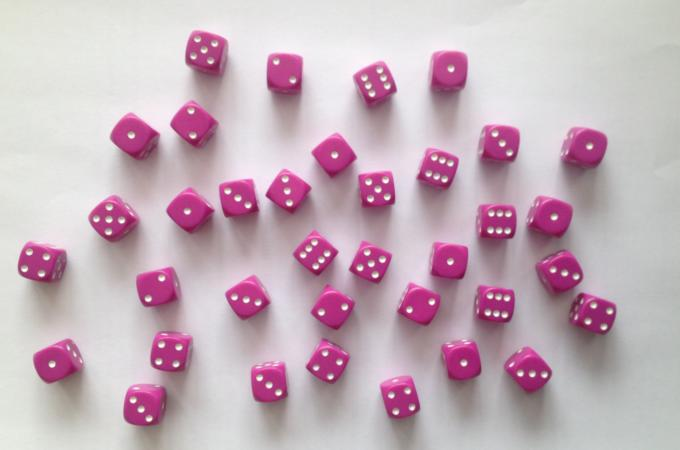
#> input picture _images/dices.jpg, 680 x 450 px, found by its file name
$ jupyter execute image_processing_practical_work_bonus.ipynb   (shell and % lines are left out)
#> lines starting #> are read from the running program, lines starting #| are printed output that depends on the picture; after the words box and inside, x2 and y2 are one past the last pixel; in counts of white or black regions, pixels touching at a corner belong together
# Practical Work Bonus: Play with dices

Python provides several great libraries that allow a wide range of operation on images. For further information, please read the tutorials of:
* [OpenCV](https://docs.opencv.org/3.0-beta/doc/py_tutorials/py_tutorials.html)
* [Scikit Image](http://scikit-image.org/docs/stable/auto_examples/index.html)

In this notebook, we just introduce a few classical image processing operations while playing with dices. The goal of the example is to count the total score one the dices, the answer being $113$.

[cell 1]
from PIL import Image
import numpy as np
import matplotlib.pyplot as plt
from matplotlib import cm
from scipy import ndimage
import pandas as pd
import os

You can download the image used in this example here (just right-click and download):

<cimg></cimg>

The following code will work if the image is located in the same directory as the notebook itself.

First, let's check if the file *"dices.jpg"* is in the current directory.

[cell 2]
path = "dices.jpg"
files = os.listdir("./")
if path in files:
    print("Ok, the file is in {0}".format(files))
else:
    print("The file is not in {0} , retry !".format(files))

Now let's read it using **Python Image Library (aka PIL)**:

[cell 3]
im = Image.open(path)
#> im is the input picture: PIL image 680x450 RGB; mean R, G, B 197.9, 176, 186.8
Nc, Nl = im.size
#> Nc = 680; Nl = 450
im = im.resize((Nc // 2, Nl // 2))
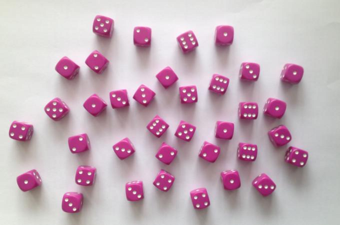
#> im: PIL image 340x225 RGB; mean R, G, B 197.9, 176, 186.8
fig, ax = plt.subplots()
ax.axis("off")
plt.imshow(im)
plt.show()

## Conversion to grayscale

[cell 4]
R, G, B = im.split()
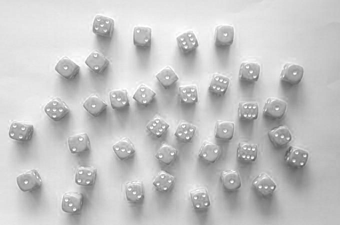
#> R: PIL image 340x225 L; min 85, max 255, mean 197.9
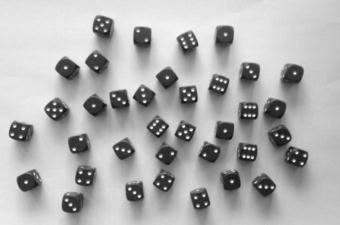
#> G: PIL image 340x225 L; min 17, max 253, mean 176
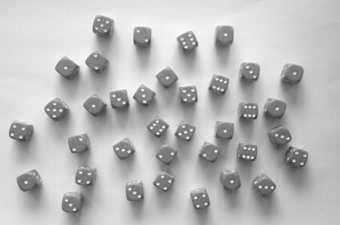
#> B: PIL image 340x225 L; min 59, max 255, mean 186.8
R = np.array(R)
G = np.array(G)
B = np.array(B)
R

[cell 5]
title_list = [
    "Red channel",
    "Green channel",
    "Blue channel",
]
fig, axs = plt.subplots(nrows=1, ncols=3)
fig.tight_layout(pad=3.0)
for i in range(3):
    axs[i].imshow(np.array(im)[:, :, i], cmap="gray")
    axs[i].title.set_text(title_list[i])

The green channel has a great contrats so we chose to work only on this channel now.

## Histogram

The histogram shows the repartition of the pixels on the color scale.

[cell 6]
plt.figure()
plt.hist(G.flatten(), bins=np.arange(255))
plt.title("Green channel histogram")
plt.xlabel("Pixel value")
plt.ylabel("Count")
plt.show()
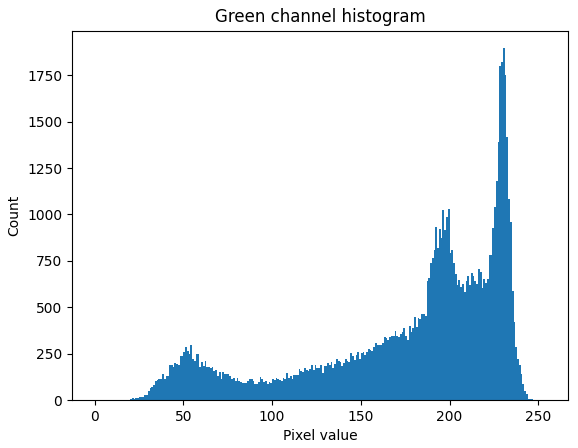
#> figure drawn by matplotlib, 1 panel; tallest bar 1895 high, from x = 230 to 231
#> the sliders are set to low_tresh = 127

## Thresholding

Using the histogram, one can see that there are 3 peaks. The left peak is the darkest one and corresponds to the colors of the dices bodies. We can cut around $120$ to isolate the dices bodies from the dots on the dices.

Further reading: [Thresholding (Scikit)](http://scikit-image.org/docs/stable/auto_examples/xx_applications/plot_thresholding.html#sphx-glr-auto-examples-xx-applications-plot-thresholding-py)

[cell 7]
import ipywidgets as widgets
import matplotlib.pyplot as plt
import numpy as np

# set up plot
fig, ax = plt.subplots(figsize=(6, 4))


@widgets.interact(low_tresh=(0, 255, 1))
def update(low_tresh=120):
    """Remove old lines from plot and plot new one"""
#> called with low_tresh = 127
    plt.cla
    Gb = np.zeros_like(G)
#> Gb: shape (225, 340); every value is 0
    Gb = np.where(G > low_tresh, 1, Gb)
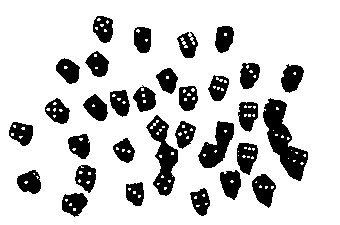
#> Gb: shape (225, 340); values 0 (black) and 1 (white), 81% white; 31 black regions, largest, box (x1, y1, x2, y2) and area: (263, 98, 308, 181) 1640, (146, 115, 178, 196) 1144, (198, 121, 234, 168) 880
    ax.imshow(Gb, cmap="binary")
